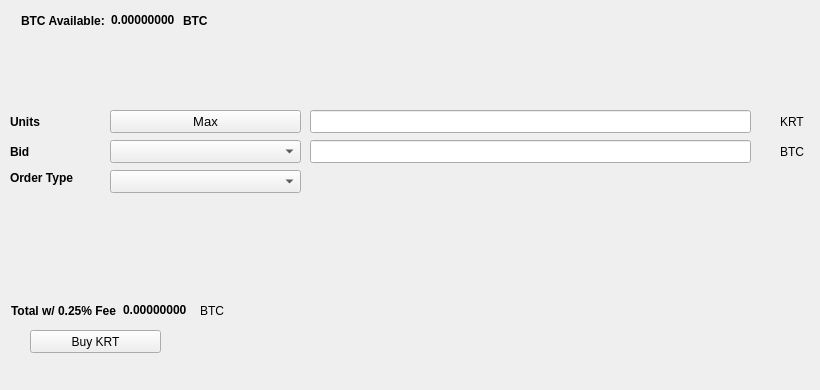
   <widget class="QWidget" name="BuyTab">
    <attribute name="title">
     <string>Buy</string>
    </attribute>
    <widget class="QPushButton" name="BuyKRT">
     <property name="geometry">
      <rect>
       <x>30</x>
       <y>330</y>
       <width>131</width>
       <height>23</height>
      </rect>
     </property>
     <property name="text">
      <string>Buy KRT</string>
     </property>
     <property name="icon">
      <iconset resource="../krt.qrc">
       <normaloff>:/icons/bitcoin</normaloff>:/icons/bitcoin</iconset>
     </property>
    </widget>
    <widget class="QLabel" name="label_3">
     <property name="geometry">
      <rect>
       <x>10</x>
       <y>110</y>
       <width>46</width>
       <height>23</height>
      </rect>
     </property>
     <property name="font">
      <font>
       <weight>75</weight>
       <bold>true</bold>
      </font>
     </property>
     <property name="text">
      <string>Units</string>
     </property>
    </widget>
    <widget class="QLineEdit" name="UnitsInput">
     <property name="geometry">
      <rect>
       <x>310</x>
       <y>110</y>
       <width>441</width>
       <height>23</height>
      </rect>
     </property>
     <property name="font">
      <font>
       <pointsize>9</pointsize>
       <weight>75</weight>
       <bold>true</bold>
      </font>
     </property>
    </widget>
    <widget class="QLineEdit" name="BuyBidPriceEdit">
     <property name="geometry">
      <rect>
       <x>310</x>
       <y>140</y>
       <width>441</width>
       <height>23</height>
      </rect>
     </property>
     <property name="font">
      <font>
       <pointsize>9</pointsize>
       <weight>75</weight>
       <bold>true</bold>
      </font>
     </property>
    </widget>
    <widget class="QLabel" name="label_4">
     <property name="geometry">
      <rect>
       <x>780</x>
       <y>110</y>
       <width>31</width>
       <height>23</height>
      </rect>
     </property>
     <property name="text">
      <string>KRT</string>
     </property>
    </widget>
    <widget class="QLabel" name="label_5">
     <property name="geometry">
      <rect>
       <x>780</x>
       <y>140</y>
       <width>31</width>
       <height>23</height>
      </rect>
     </property>
     <property name="text">
      <string>BTC</string>
     </property>
    </widget>
    <widget class="QLabel" name="label_6">
     <property name="geometry">
      <rect>
       <x>10</x>
       <y>140</y>
       <width>46</width>
       <height>23</height>
      </rect>
     </property>
     <property name="font">
      <font>
       <weight>75</weight>
       <bold>true</bold>
      </font>
     </property>
     <property name="text">
      <string>Bid</string>
     </property>
    </widget>
    <widget class="QLabel" name="label_7">
     <property name="geometry">
      <rect>
       <x>10</x>
       <y>170</y>
       <width>91</width>
       <height>16</height>
      </rect>
     </property>
     <property name="font">
      <font>
       <weight>75</weight>
       <bold>true</bold>
      </font>
     </property>
     <property name="text">
      <string>Order Type</string>
     </property>
    </widget>
    <widget class="QPushButton" name="Buy_Max_Amount">
     <property name="geometry">
      <rect>
       <x>110</x>
       <y>110</y>
       <width>191</width>
       <height>23</height>
      </rect>
     </property>
     <property name="font">
      <font>
       <pointsize>10</pointsize>
      </font>
     </property>
     <property name="text">
      <string>Max</string>
     </property>
    </widget>
    <widget class="QComboBox" name="BuyBidcomboBox">
     <property name="geometry">
      <rect>
       <x>110</x>
       <y>140</y>
       <width>191</width>
       <height>23</height>
      </rect>
     </property>
     <property name="font">
      <font>
       <pointsize>10</pointsize>
      </font>
     </property>
    </widget>
    <widget class="QComboBox" name="buyOrdertypeCombo">
     <property name="geometry">
      <rect>
       <x>110</x>
       <y>170</y>
       <width>191</width>
       <height>23</height>
      </rect>
     </property>
     <property name="font">
      <font>
       <pointsize>10</pointsize>
      </font>
     </property>
    </widget>
    <widget class="QWidget" name="layoutWidget1">
     <property name="geometry">
      <rect>
       <x>21</x>
       <y>11</y>
       <width>227</width>
       <height>19</height>
      </rect>
     </property>
     <layout class="QHBoxLayout" name="horizontalLayout_3">
      <item>
       <widget class="QLabel" name="label232">
        <property name="font">
         <font>
          <weight>75</weight>
          <bold>true</bold>
         </font>
        </property>
        <property name="text">
         <string>BTC Available:</string>
        </property>
       </widget>
      </item>
      <item>
       <widget class="QLabel" name="BtcAvailableLbl">
        <property name="palette">
         <palette>
          <active>
           <colorrole role="WindowText">
            <brush brushstyle="SolidPattern">
             <color alpha="255">
              <red>0</red>
              <green>0</green>
              <blue>0</blue>
             </color>
            </brush>
           </colorrole>
           <colorrole role="Button">
            <brush brushstyle="SolidPattern">
             <color alpha="255">
              <red>0</red>
              <green>170</green>
              <blue>0</blue>
             </color>
            </brush>
           </colorrole>
           <colorrole role="Light">
            <brush brushstyle="SolidPattern">
             <color alpha="255">
              <red>0</red>
              <green>255</green>
              <blue>0</blue>
             </color>
            </brush>
           </colorrole>
           <colorrole role="Midlight">
            <brush brushstyle="SolidPattern">
             <color alpha="255">
              <red>0</red>
              <green>212</green>
              <blue>0</blue>
             </color>
            </brush>
           </colorrole>
           <colorrole role="Dark">
            <brush brushstyle="SolidPattern">
             <color alpha="255">
              <red>0</red>
              <green>85</green>
              <blue>0</blue>
             </color>
            </brush>
           </colorrole>
           <colorrole role="Mid">
            <brush brushstyle="SolidPattern">
             <color alpha="255">
              <red>0</red>
              <green>113</green>
              <blue>0</blue>
             </color>
            </brush>
           </colorrole>
           <colorrole role="Text">
            <brush brushstyle="SolidPattern">
             <color alpha="255">
              <red>0</red>
              <green>170</green>
              <blue>0</blue>
             </color>
            </brush>
           </colorrole>
           <colorrole role="BrightText">
            <brush brushstyle="SolidPattern">
             <color alpha="255">
              <red>255</red>
              <green>255</green>
              <blue>255</blue>
             </color>
            </brush>
           </colorrole>
           <colorrole role="ButtonText">
            <brush brushstyle="SolidPattern">
             <color alpha="255">
              <red>0</red>
              <green>0</green>
              <blue>0</blue>
             </color>
            </brush>
           </colorrole>
           <colorrole role="Base">
            <brush brushstyle="SolidPattern">
             <color alpha="255">
              <red>255</red>
              <green>255</green>
              <blue>255</blue>
             </color>
            </brush>
           </colorrole>
           <colorrole role="Window">
            <brush brushstyle="SolidPattern">
             <color alpha="255">
              <red>0</red>
              <green>170</green>
              <blue>0</blue>
             </color>
            </brush>
           </colorrole>
           <colorrole role="Shadow">
            <brush brushstyle="SolidPattern">
             <color alpha="255">
              <red>0</red>
              <green>0</green>
              <blue>0</blue>
             </color>
            </brush>
           </colorrole>
           <colorrole role="AlternateBase">
            <brush brushstyle="SolidPattern">
             <color alpha="255">
              <red>127</red>
              <green>212</green>
              <blue>127</blue>
             </color>
            </brush>
           </colorrole>
           <colorrole role="ToolTipBase">
            <brush brushstyle="SolidPattern">
             <color alpha="255">
              <red>255</red>
              <green>255</green>
              <blue>220</blue>
             </color>
            </brush>
           </colorrole>
           <colorrole role="ToolTipText">
            <brush brushstyle="SolidPattern">
             <color alpha="255">
              <red>0</red>
              <green>0</green>
              <blue>0</blue>
             </color>
            </brush>
           </colorrole>
          </active>
          <inactive>
           <colorrole role="WindowText">
            <brush brushstyle="SolidPattern">
             <color alpha="255">
              <red>0</red>
              <green>0</green>
              <blue>0</blue>
             </color>
            </brush>
           </colorrole>
           <colorrole role="Button">
            <brush brushstyle="SolidPattern">
             <color alpha="255">
              <red>0</red>
              <green>170</green>
              <blue>0</blue>
             </color>
            </brush>
           </colorrole>
           <colorrole role="Light">
            <brush brushstyle="SolidPattern">
             <color alpha="255">
              <red>0</red>
              <green>255</green>
              <blue>0</blue>
             </color>
            </brush>
           </colorrole>
           <colorrole role="Midlight">
            <brush brushstyle="SolidPattern">
             <color alpha="255">
              <red>0</red>
              <green>212</green>
              <blue>0</blue>
             </color>
            </brush>
           </colorrole>
           <colorrole role="Dark">
            <brush brushstyle="SolidPattern">
             <color alpha="255">
              <red>0</red>
              <green>85</green>
              <blue>0</blue>
             </color>
            </brush>
           </colorrole>
           <colorrole role="Mid">
            <brush brushstyle="SolidPattern">
             <color alpha="255">
              <red>0</red>
              <green>113</green>
              <blue>0</blue>
             </color>
            </brush>
           </colorrole>
           <colorrole role="Text">
            <brush brushstyle="SolidPattern">
             <color alpha="255">
              <red>0</red>
              <green>170</green>
              <blue>0</blue>
             </color>
            </brush>
           </colorrole>
           <colorrole role="BrightText">
            <brush brushstyle="SolidPattern">
             <color alpha="255">
              <red>255</red>
              <green>255</green>
              <blue>255</blue>
             </color>
            </brush>
           </colorrole>
           <colorrole role="ButtonText">
            <brush brushstyle="SolidPattern">
             <color alpha="255">
              <red>0</red>
              <green>0</green>
              <blue>0</blue>
             </color>
            </brush>
           </colorrole>
           <colorrole role="Base">
            <brush brushstyle="SolidPattern">
             <color alpha="255">
              <red>255</red>
              <green>255</green>
              <blue>255</blue>
             </color>
            </brush>
           </colorrole>
           <colorrole role="Window">
            <brush brushstyle="SolidPattern">
             <color alpha="255">
              <red>0</red>
              <green>170</green>
              <blue>0</blue>
             </color>
            </brush>
           </colorrole>
           <colorrole role="Shadow">
            <brush brushstyle="SolidPattern">
             <color alpha="255">
              <red>0</red>
              <green>0</green>
              <blue>0</blue>
             </color>
            </brush>
           </colorrole>
           <colorrole role="AlternateBase">
            <brush brushstyle="SolidPattern">
             <color alpha="255">
              <red>127</red>
              <green>212</green>
              <blue>127</blue>
             </color>
            </brush>
           </colorrole>
           <colorrole role="ToolTipBase">
            <brush brushstyle="SolidPattern">
             <color alpha="255">
              <red>255</red>
              <green>255</green>
              <blue>220</blue>
             </color>
            </brush>
           </colorrole>
           <colorrole role="ToolTipText">
            <brush brushstyle="SolidPattern">
             <color alpha="255">
              <red>0</red>
              <green>0</green>
              <blue>0</blue>
             </color>
            </brush>
           </colorrole>
          </inactive>
          <disabled>
           <colorrole role="WindowText">
            <brush brushstyle="SolidPattern">
             <color alpha="255">
              <red>0</red>
              <green>85</green>
              <blue>0</blue>
             </color>
            </brush>
           </colorrole>
           <colorrole role="Button">
            <brush brushstyle="SolidPattern">
             <color alpha="255">
              <red>0</red>
              <green>170</green>
              <blue>0</blue>
             </color>
            </brush>
           </colorrole>
           <colorrole role="Light">
            <brush brushstyle="SolidPattern">
             <color alpha="255">
              <red>0</red>
              <green>255</green>
              <blue>0</blue>
             </color>
            </brush>
           </colorrole>
           <colorrole role="Midlight">
            <brush brushstyle="SolidPattern">
             <color alpha="255">
              <red>0</red>
              <green>212</green>
              <blue>0</blue>
             </color>
            </brush>
           </colorrole>
           <colorrole role="Dark">
            <brush brushstyle="SolidPattern">
             <color alpha="255">
              <red>0</red>
              <green>85</green>
              <blue>0</blue>
             </color>
            </brush>
           </colorrole>
           <colorrole role="Mid">
            <brush brushstyle="SolidPattern">
             <color alpha="255">
              <red>0</red>
              <green>113</green>
              <blue>0</blue>
             </color>
            </brush>
           </colorrole>
           <colorrole role="Text">
            <brush brushstyle="SolidPattern">
             <color alpha="255">
              <red>0</red>
              <green>85</green>
              <blue>0</blue>
             </color>
            </brush>
           </colorrole>
           <colorrole role="BrightText">
            <brush brushstyle="SolidPattern">
             <color alpha="255">
              <red>255</red>
              <green>255</green>
              <blue>255</blue>
             </color>
            </brush>
           </colorrole>
           <colorrole role="ButtonText">
            <brush brushstyle="SolidPattern">
             <color alpha="255">
              <red>0</red>
              <green>85</green>
              <blue>0</blue>
             </color>
            </brush>
           </colorrole>
           <colorrole role="Base">
            <brush brushstyle="SolidPattern">
             <color alpha="255">
              <red>0</red>
              <green>170</green>
              <blue>0</blue>
             </color>
            </brush>
           </colorrole>
           <colorrole role="Window">
            <brush brushstyle="SolidPattern">
             <color alpha="255">
              <red>0</red>
              <green>170</green>
              <blue>0</blue>
             </color>
            </brush>
           </colorrole>
           <colorrole role="Shadow">
            <brush brushstyle="SolidPattern">
             <color alpha="255">
              <red>0</red>
              <green>0</green>
              <blue>0</blue>
             </color>
            </brush>
           </colorrole>
           <colorrole role="AlternateBase">
            <brush brushstyle="SolidPattern">
             <color alpha="255">
              <red>0</red>
              <green>170</green>
              <blue>0</blue>
             </color>
            </brush>
           </colorrole>
           <colorrole role="ToolTipBase">
            <brush brushstyle="SolidPattern">
             <color alpha="255">
              <red>255</red>
              <green>255</green>
              <blue>220</blue>
             </color>
            </brush>
           </colorrole>
           <colorrole role="ToolTipText">
            <brush brushstyle="SolidPattern">
             <color alpha="255">
              <red>0</red>
              <green>0</green>
              <blue>0</blue>
             </color>
            </brush>
           </colorrole>
          </disabled>
         </palette>
        </property>
        <property name="font">
         <font>
          <weight>75</weight>
          <bold>true</bold>
         </font>
        </property>
        <property name="text">
         <string>0.00000000</string>
        </property>
        <property name="textInteractionFlags">
         <set>Qt::LinksAccessibleByMouse|Qt::TextSelectableByKeyboard|Qt::TextSelectableByMouse</set>
        </property>
       </widget>
      </item>
      <item>
       <widget class="QLabel" name="BtcAvailableLbl_2">
        <property name="font">
         <font>
          <weight>75</weight>
          <bold>true</bold>
         </font>
        </property>
        <property name="text">
         <string>BTC</string>
        </property>
       </widget>
      </item>
     </layout>
    </widget>
    <widget class="QWidget" name="layoutWidge2">
     <property name="geometry">
      <rect>
       <x>11</x>
       <y>301</y>
       <width>259</width>
       <height>19</height>
      </rect>
     </property>
     <layout class="QHBoxLayout" name="horizontalLayout_4">
      <item>
       <widget class="QLabel" name="label_9">
        <property name="font">
         <font>
          <weight>75</weight>
          <bold>true</bold>
         </font>
        </property>
        <property name="text">
         <string>Total w/ 0.25% Fee</string>
        </property>
       </widget>
      </item>
      <item>
       <widget class="QLabel" name="BuyCostLabel">
        <property name="palette">
         <palette>
          <active>
           <colorrole role="WindowText">
            <brush brushstyle="SolidPattern">
             <color alpha="255">
              <red>0</red>
              <green>0</green>
              <blue>0</blue>
             </color>
            </brush>
           </colorrole>
           <colorrole role="Button">
            <brush brushstyle="SolidPattern">
             <color alpha="255">
              <red>0</red>
              <green>170</green>
              <blue>0</blue>
             </color>
            </brush>
           </colorrole>
           <colorrole role="Light">
            <brush brushstyle="SolidPattern">
             <color alpha="255">
              <red>0</red>
              <green>255</green>
              <blue>0</blue>
             </color>
            </brush>
           </colorrole>
           <colorrole role="Midlight">
            <brush brushstyle="SolidPattern">
             <color alpha="255">
              <red>0</red>
              <green>212</green>
              <blue>0</blue>
             </color>
            </brush>
           </colorrole>
           <colorrole role="Dark">
            <brush brushstyle="SolidPattern">
             <color alpha="255">
              <red>0</red>
              <green>85</green>
              <blue>0</blue>
             </color>
            </brush>
           </colorrole>
           <colorrole role="Mid">
            <brush brushstyle="SolidPattern">
             <color alpha="255">
              <red>0</red>
              <green>113</green>
              <blue>0</blue>
             </color>
            </brush>
           </colorrole>
           <colorrole role="Text">
            <brush brushstyle="SolidPattern">
             <color alpha="255">
              <red>0</red>
              <green>170</green>
              <blue>0</blue>
             </color>
            </brush>
           </colorrole>
           <colorrole role="BrightText">
            <brush brushstyle="SolidPattern">
             <color alpha="255">
              <red>255</red>
              <green>255</green>
              <blue>255</blue>
             </color>
            </brush>
           </colorrole>
           <colorrole role="ButtonText">
            <brush brushstyle="SolidPattern">
             <color alpha="255">
              <red>0</red>
              <green>0</green>
              <blue>0</blue>
             </color>
            </brush>
           </colorrole>
           <colorrole role="Base">
            <brush brushstyle="SolidPattern">
             <color alpha="255">
              <red>255</red>
              <green>255</green>
              <blue>255</blue>
             </color>
            </brush>
           </colorrole>
           <colorrole role="Window">
            <brush brushstyle="SolidPattern">
             <color alpha="255">
              <red>0</red>
              <green>170</green>
              <blue>0</blue>
             </color>
            </brush>
           </colorrole>
           <colorrole role="Shadow">
            <brush brushstyle="SolidPattern">
             <color alpha="255">
              <red>0</red>
              <green>0</green>
              <blue>0</blue>
             </color>
            </brush>
           </colorrole>
           <colorrole role="AlternateBase">
            <brush brushstyle="SolidPattern">
             <color alpha="255">
              <red>127</red>
              <green>212</green>
              <blue>127</blue>
             </color>
            </brush>
           </colorrole>
           <colorrole role="ToolTipBase">
            <brush brushstyle="SolidPattern">
             <color alpha="255">
              <red>255</red>
              <green>255</green>
              <blue>220</blue>
             </color>
            </brush>
           </colorrole>
           <colorrole role="ToolTipText">
            <brush brushstyle="SolidPattern">
             <color alpha="255">
              <red>0</red>
              <green>0</green>
              <blue>0</blue>
             </color>
            </brush>
           </colorrole>
          </active>
          <inactive>
           <colorrole role="WindowText">
            <brush brushstyle="SolidPattern">
             <color alpha="255">
              <red>0</red>
              <green>0</green>
              <blue>0</blue>
             </color>
            </brush>
           </colorrole>
           <colorrole role="Button">
            <brush brushstyle="SolidPattern">
             <color alpha="255">
              <red>0</red>
              <green>170</green>
              <blue>0</blue>
             </color>
            </brush>
           </colorrole>
           <colorrole role="Light">
            <brush brushstyle="SolidPattern">
             <color alpha="255">
              <red>0</red>
              <green>255</green>
              <blue>0</blue>
             </color>
            </brush>
           </colorrole>
           <colorrole role="Midlight">
            <brush brushstyle="SolidPattern">
             <color alpha="255">
              <red>0</red>
              <green>212</green>
              <blue>0</blue>
             </color>
            </brush>
           </colorrole>
           <colorrole role="Dark">
            <brush brushstyle="SolidPattern">
             <color alpha="255">
              <red>0</red>
              <green>85</green>
              <blue>0</blue>
             </color>
            </brush>
           </colorrole>
           <colorrole role="Mid">
            <brush brushstyle="SolidPattern">
             <color alpha="255">
              <red>0</red>
              <green>113</green>
              <blue>0</blue>
             </color>
            </brush>
           </colorrole>
           <colorrole role="Text">
            <brush brushstyle="SolidPattern">
             <color alpha="255">
              <red>0</red>
              <green>170</green>
              <blue>0</blue>
             </color>
            </brush>
           </colorrole>
           <colorrole role="BrightText">
            <brush brushstyle="SolidPattern">
             <color alpha="255">
              <red>255</red>
              <green>255</green>
              <blue>255</blue>
             </color>
            </brush>
           </colorrole>
           <colorrole role="ButtonText">
            <brush brushstyle="SolidPattern">
             <color alpha="255">
              <red>0</red>
              <green>0</green>
              <blue>0</blue>
             </color>
            </brush>
           </colorrole>
           <colorrole role="Base">
            <brush brushstyle="SolidPattern">
             <color alpha="255">
              <red>255</red>
              <green>255</green>
              <blue>255</blue>
             </color>
            </brush>
           </colorrole>
           <colorrole role="Window">
            <brush brushstyle="SolidPattern">
             <color alpha="255">
              <red>0</red>
              <green>170</green>
              <blue>0</blue>
             </color>
            </brush>
           </colorrole>
           <colorrole role="Shadow">
            <brush brushstyle="SolidPattern">
             <color alpha="255">
              <red>0</red>
              <green>0</green>
              <blue>0</blue>
             </color>
            </brush>
           </colorrole>
           <colorrole role="AlternateBase">
            <brush brushstyle="SolidPattern">
             <color alpha="255">
              <red>127</red>
              <green>212</green>
              <blue>127</blue>
             </color>
            </brush>
           </colorrole>
           <colorrole role="ToolTipBase">
            <brush brushstyle="SolidPattern">
             <color alpha="255">
              <red>255</red>
              <green>255</green>
              <blue>220</blue>
             </color>
            </brush>
           </colorrole>
           <colorrole role="ToolTipText">
            <brush brushstyle="SolidPattern">
             <color alpha="255">
              <red>0</red>
              <green>0</green>
              <blue>0</blue>
             </color>
            </brush>
           </colorrole>
          </inactive>
          <disabled>
           <colorrole role="WindowText">
            <brush brushstyle="SolidPattern">
             <color alpha="255">
              <red>0</red>
              <green>85</green>
              <blue>0</blue>
             </color>
            </brush>
           </colorrole>
           <colorrole role="Button">
            <brush brushstyle="SolidPattern">
             <color alpha="255">
              <red>0</red>
              <green>170</green>
              <blue>0</blue>
             </color>
            </brush>
           </colorrole>
           <colorrole role="Light">
            <brush brushstyle="SolidPattern">
             <color alpha="255">
              <red>0</red>
              <green>255</green>
              <blue>0</blue>
             </color>
            </brush>
           </colorrole>
           <colorrole role="Midlight">
            <brush brushstyle="SolidPattern">
             <color alpha="255">
              <red>0</red>
              <green>212</green>
              <blue>0</blue>
             </color>
            </brush>
           </colorrole>
           <colorrole role="Dark">
            <brush brushstyle="SolidPattern">
             <color alpha="255">
              <red>0</red>
              <green>85</green>
              <blue>0</blue>
             </color>
            </brush>
           </colorrole>
           <colorrole role="Mid">
            <brush brushstyle="SolidPattern">
             <color alpha="255">
              <red>0</red>
              <green>113</green>
              <blue>0</blue>
             </color>
            </brush>
           </colorrole>
           <colorrole role="Text">
            <brush brushstyle="SolidPattern">
             <color alpha="255">
              <red>0</red>
              <green>85</green>
              <blue>0</blue>
             </color>
            </brush>
           </colorrole>
           <colorrole role="BrightText">
            <brush brushstyle="SolidPattern">
             <color alpha="255">
              <red>255</red>
              <green>255</green>
              <blue>255</blue>
             </color>
            </brush>
           </colorrole>
           <colorrole role="ButtonText">
            <brush brushstyle="SolidPattern">
             <color alpha="255">
              <red>0</red>
              <green>85</green>
              <blue>0</blue>
             </color>
            </brush>
           </colorrole>
           <colorrole role="Base">
            <brush brushstyle="SolidPattern">
             <color alpha="255">
              <red>0</red>
              <green>170</green>
              <blue>0</blue>
             </color>
            </brush>
           </colorrole>
           <colorrole role="Window">
            <brush brushstyle="SolidPattern">
             <color alpha="255">
              <red>0</red>
              <green>170</green>
              <blue>0</blue>
             </color>
            </brush>
           </colorrole>
           <colorrole role="Shadow">
            <brush brushstyle="SolidPattern">
             <color alpha="255">
              <red>0</red>
              <green>0</green>
              <blue>0</blue>
             </color>
            </brush>
           </colorrole>
           <colorrole role="AlternateBase">
            <brush brushstyle="SolidPattern">
             <color alpha="255">
              <red>0</red>
              <green>170</green>
              <blue>0</blue>
             </color>
            </brush>
           </colorrole>
           <colorrole role="ToolTipBase">
            <brush brushstyle="SolidPattern">
             <color alpha="255">
              <red>255</red>
              <green>255</green>
              <blue>220</blue>
             </color>
            </brush>
           </colorrole>
           <colorrole role="ToolTipText">
            <brush brushstyle="SolidPattern">
             <color alpha="255">
              <red>0</red>
              <green>0</green>
              <blue>0</blue>
             </color>
            </brush>
           </colorrole>
          </disabled>
         </palette>
        </property>
        <property name="font">
         <font>
          <weight>75</weight>
          <bold>true</bold>
         </font>
        </property>
        <property name="autoFillBackground">
         <bool>false</bool>
        </property>
        <property name="text">
         <string>0.00000000</string>
        </property>
        <property name="textInteractionFlags">
         <set>Qt::LinksAccessibleByMouse|Qt::TextSelectableByMouse</set>
        </property>
       </widget>
      </item>
      <item>
       <widget class="QLabel" name="label_10">
        <property name="font">
         <font>
          <weight>50</weight>
          <bold>false</bold>
         </font>
        </property>
        <property name="text">
         <string>BTC</string>
        </property>
       </widget>
      </item>
     </layout>
    </widget>
    <widget class="QLabel" name="label_24">
     <property name="geometry">
      <rect>
       <x>460</x>
       <y>300</y>
       <width>281</width>
       <height>81</height>
      </rect>
     </property>
     <property name="text">
      <string/>
     </property>
     <property name="pixmap">
      <pixmap>:/images/bittrex</pixmap>
     </property>
    </widget>
   </widget>
